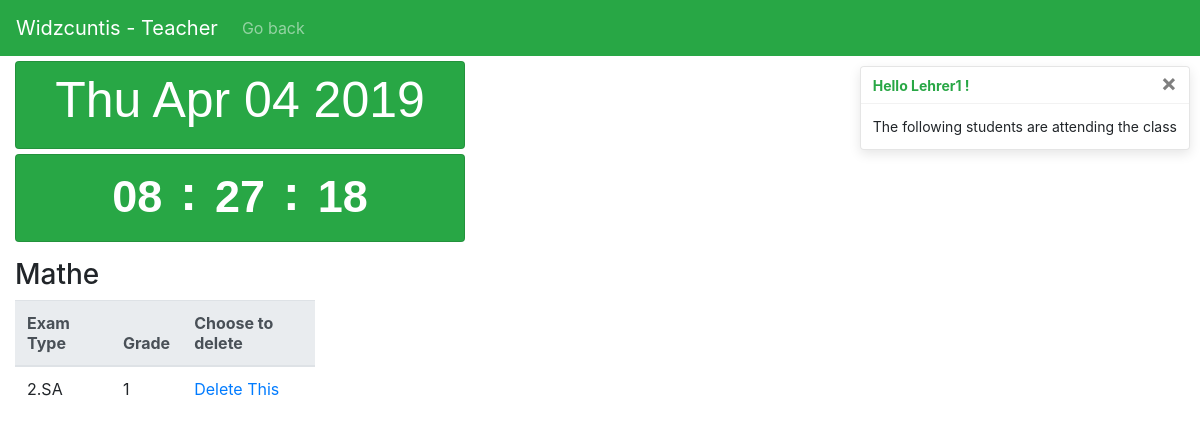
The app's page /users/home/logged_t/class/student/1 (signed in), older data.
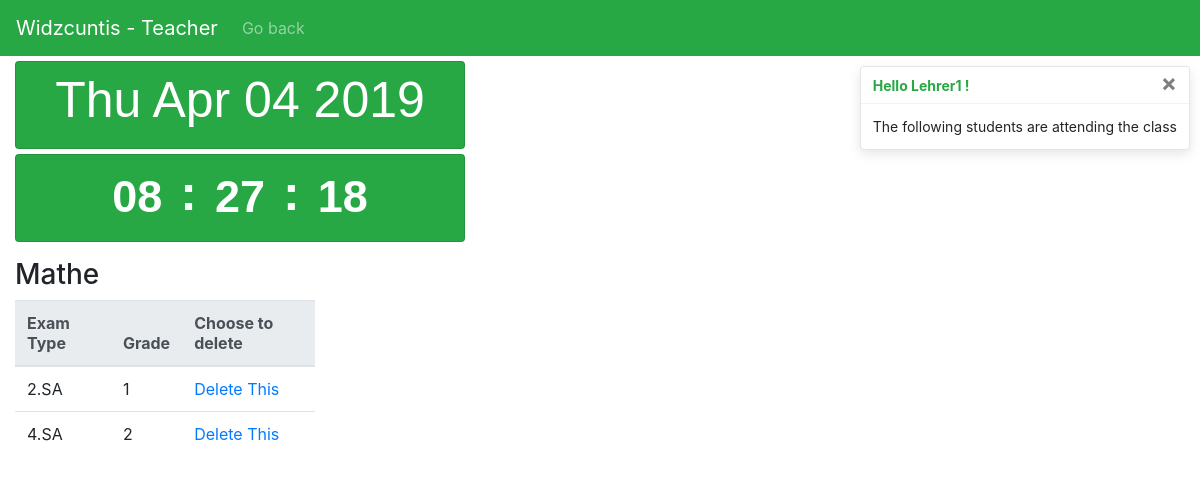
The same page, newer data.
### school/models.py (models this page shows, shortened)
class Exam(models.Model):
    stusu = models.ForeignKey(Stusu, on_delete=models.CASCADE)
    name = models.CharField(max_length=200)
    grade = models.IntegerField(default=0)
    value = models.IntegerField(default=0)
    def __str__(self):
        return self.name

class Stusu(models.Model):
    subject = models.ForeignKey(Subject, on_delete=models.CASCADE)
    student = models.ForeignKey(Student, on_delete=models.CASCADE)
    class Meta:
        verbose_name="Students with Subject"

class Subject(models.Model):
    name = models.CharField(max_length=200)

### users/views.py (the view)
# urls.py: path('home/logged_t/class/student/<int:pk>', views.TeacherStudent.as_view(), name='TeacherStudent'),
class TeacherStudent(generic.ListView):
    template_name='teacherstudent.html'
    context_object_name='stuxam_list'
    def get_queryset(self):
        e=[]
        s=[]
        user=''
        pk=self.kwargs['pk']
        if(self.request.user.is_authenticated):
            user=  self.request.user
        authorized=False
        for i in Clatea.objects.all():
            for j in Student.objects.all():
                if(j.id==pk and i.klasse.id==j.klasse.id and i.teacher.user.id==user.id):
                    authorized=True
        if(authorized==False):
            return s
        t=''
        for t in Teasu.objects.all():
            if(t.teacher.user.id==user.id):
                for i in Stusu.objects.all():
                    if(i.student.id==pk and i.subject.id==t.subject.id):
                        for j in Exam.objects.all():
                            if(j.stusu.id==i.id and j.stusu.subject.id==t.subject.id):
                                e.append(j)
                        s.append(e)
                        e=[]
        print(s)
        return s

### templates/teacherstudent.html (shortened to what this page needs)
{% extends 'base.html' %}
{% load bootstrap4 %}
{% block content %}
{% if stuxam_list %}
<nav class="navbar navbar-expand-lg navbar-dark bg-success">
    <a class="navbar-brand" href="{% url 'BackHome' %}">Widzcuntis - Teacher</a>
    <div class="collapse navbar-collapse" id="navbarText">
      <ul class="navbar-nav">
        <li class="nav-item">
          <a class="nav-link" href="{% url 'ClassTeacher' stuxam_list.0.0.stusu.student.id %}">Go back</a>
        </li>
      </ul>
    </div>
  </nav>
  <div role="alert" aria-live="assertive" aria-atomic="true" style="position: relative; min-height: 0px;" >
    <div class="toast" data-autohide="false">
        <div class="toast-header">
          <strong class="mr-auto text-success">Hello {{ user.username }} !</strong>
          <button type="button" class="ml-2 mb-1 close" data-dismiss="toast">&times;</button>
        </div>
        <div class="toast-body">
            The following students are attending the class</div>
      </div>
    </div>
  <div class="col-md-3 container">
    <div class="card width=75 bg-success text-white rounded datee">
      <h2 class="card-title text-center">
      <div class="d-flex flex-wrap justify-content-center mt-2">
        <p id="demo" class="datum"></p>
      </div>
    </div>
  <div class="card width=75 bg-success text-white rounded clock">
    <h3 class="card-title text-center">
    <div class="d-flex flex-wrap justify-content-center mt-2">
     <a><span class="badge hours"></span></a> <p class="colon">:</p>
     <a><span class="badge min"></span></a> <p class="colon">:</p>
     <a><span class="badge sec"></span></a>
    </div>
    </h3>
  </div>
  </div>
<div class="row">
{% for stusu in stuxam_list %}
<div class="col-4">
<h3>&nbsp;&nbsp;{{ stusu.0.stusu.subject.name}}</h3>
<table class="table gradetable">
    <thead class="thead-light theaddanger">
      <tr>
        <th scope="col">Exam Type</th>
        <th scope="col">Grade</th>
        <th scope="col">Choose to delete</th>
      </tr>
    </thead>
    <tbody>
        {% for exam in stusu %}
            <tr>
                <td>{{exam.name}}</td>
                <td>{{exam.grade}}</td>
                <td><a href="{% url 'DeleteExam' exam.id %}">Delete This</a></td>
            </tr>
        {% endfor %}
    </tbody>
  </table>
</div>
{% endfor %}
</div>
{% else %}
    <p>There are no entries or you are not authorized.</p>
    <a href="{% url 'BackHome' %}">Go Home</a>
{% endif %}
{% endblock %}

Row changes from the older to the newer data that the page shows:
added Exam: name "4.SA", grade "2", shown under "Mathe"
